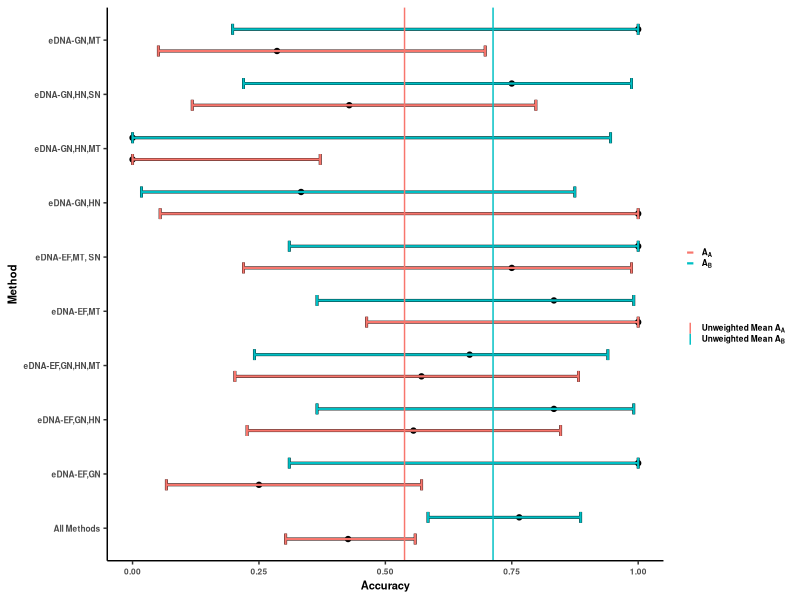
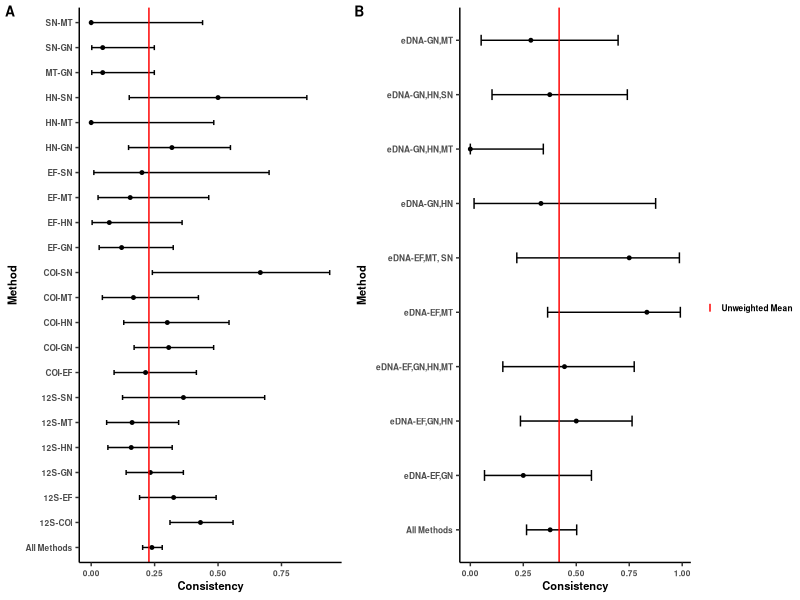

Here is the R script that generated these plots, in order:
# Accuracy_Consistency Function ----
# This function is from Bonk et al. (2026) 
# Github: https://github.com/EricABonk/eDNA-EF-Meta-Analysis
library(tidyverse)
all_all_not <- function(a, b) {  
  all <- intersect(a, b)
  all_not <- symdiff(a, b)
  # Create data frames with a single column for 'all' and 'all_not'
  all<- data.frame(Value = all)
  all_not <- data.frame(Value = all_not)
  # Print the lengths of the data frames
  all<-(nrow(all))
  all_not <-(nrow(all_not))
  data.frame(all=all, not=all_not)
}
Accuracy_Consistency<- function(a, b, column_name, conf.level = 0.95) {
  # Check if the specified column is empty in either data frame
  if (all(is.na(unique(a[[column_name]]))) || all(is.na(unique(b[[column_name]])))) {
    print("The specified column is empty in one or both data frames. Comparing entire data frames.")
    result <- all_all_not(a, b)
    consistency <- sum(result$all) / (sum(result$all) + sum(result$not))
    ci_consistency <- prop.test(sum(result$all), sum(result$all) + sum(result$not), conf.level = conf.level)$conf.int
    ci_lower <- ci_consistency[1]
    ci_upper <- ci_consistency[2]
    accuracy <- sum(result$all) / nrow(a)
    result$Consistency <- consistency
    result$Consistency_Lower <- ci_lower
    result$Consistency_Upper <- ci_upper
    result$Accuracy <- accuracy
    acc_ci <- prop.test(sum(result$all), nrow(a), conf.level = conf.level)$conf.int
    result$Accuracy_Lower <- acc_ci[1]
    result$Accuracy_Upper <- acc_ci[2]
    return(result)
  }
  
  # Get unique values of the specified column from both data frames
  values_a <- unique(a[[column_name]])
  values_b <- unique(b[[column_name]])
  
  # Initialize lists to store subsets
  subsets_a <- list()
  subsets_b <- list()
  
  # Create subsets for data frame 'a'
  for (value in values_a) {
    subset_a <- subset(a, a[[column_name]] == value)
    subsets_a[[as.character(value)]] <- subset_a
  }
  
  # Create subsets for data frame 'b'
  for (value in values_b) {
    subset_b <- subset(b, b[[column_name]] == value)
    subsets_b[[as.character(value)]] <- subset_b
  }
  
  # Initialize a list to store results
  results <- list()
  
  # Apply 'all_all_not' function to each pair of non-empty subsets
  for (value in names(subsets_a)) {
    if (!is.null(subsets_a[[value]]) && !is.null(subsets_b[[value]])) {
      print(paste("Processing value:", value))
      result <- all_all_not(subsets_a[[value]], subsets_b[[value]])
      consistency <- sum(result$all) / (sum(result$all) + sum(result$not))
      ci_consistency <- prop.test(sum(result$all), sum(result$all) + sum(result$not), conf.level = conf.level)$conf.int
      ci_lower_consistency <- ci_consistency[1]
      ci_upper_consistency <- ci_consistency[2]
      accuracy <- sum(result$all) / nrow(subsets_a[[value]])
      result$Consistency <- consistency
      result$Consistency_Lower <- ci_lower_consistency
      result$Consistency_Upper <- ci_upper_consistency
      result$Accuracy <- accuracy
      acc_ci <- prop.test(sum(result$all), nrow(subsets_a[[value]]), conf.level = conf.level)$conf.int
      result$Accuracy_Lower <- acc_ci[1]
      result$Accuracy_Upper <- acc_ci[2]
      results[[value]] <- result
    }
  }
  
  # Combine results into a single data frame
  if (length(results) > 0) {
    df <- do.call(rbind, results)
    df <- data.frame(Variable = row.names(df), df, row.names = NULL)
    return(df)
  } else {
    print("No non-empty subsets found.")
    return(NULL)
  }
}


# By method----
library(readxl)

# Add 12S-COI comparison 
eDNA<-read_excel("Data/12S Data.xlsx")
eDNA$Method<-"12S-COI"
Trad<-read_excel("Data/COI Data.xlsx")
Trad$Method<-"12S-COI"
colnames(eDNA)[colnames(eDNA) == "value"] <- "Value"
colnames(Trad)[colnames(Trad) == "value"] <- "Value"
colnames(Trad)[colnames(Trad) == "variable"] <- "Sample"
colnames(eDNA)[colnames(eDNA) == "variable"] <- "Sample"
eDNA_12S<-eDNA
Trad_COI<-Trad
eDNA <-eDNA[eDNA $Value >= 1, ]
eDNA$Value[eDNA $Value>1]<-1
Trad<-Trad[Trad$Value >= 1, ]
Trad$Value[Trad$Value>1]<-1
Accuracy_Consistency(Trad,eDNA,"Method")
by_method_12S_COI<-Accuracy_Consistency(eDNA, Trad, "Method")

eDNA<-read_excel("Data/eDNA.xlsx")
Trad<-read_excel("Data/Trad.xlsx")
eDNA<-combine(eDNA,eDNA_12S) # Needed to add 12s-COI 
Trad<-combine(Trad,Trad_COI) #Needed to add 12s-COI 

eDNA <-eDNA[eDNA $Value >= 1, ]
eDNA$Value[eDNA $Value>1]<-1
Trad<-Trad[Trad$Value >= 1, ]
Trad$Value[Trad$Value>1]<-1
unique(Trad$Value)

Accuracy_Consistency(eDNA,Trad,"Method")
by_method<-Accuracy_Consistency(eDNA, Trad, "Method")
Overall<-Accuracy_Consistency(eDNA, Trad,"")
Overall$Variable<-" All Methods"

c<-combine(by_method, Overall)
c2<-c
mean_con<-mean(by_method$Consistency)

CON_Plot<-ggplot(c, aes(x = Consistency, y = Variable)) +
  geom_point(size = 1) +
  geom_errorbarh(aes(xmin = `Consistency_Lower`, xmax = `Consistency_Upper`), height = 0.2) +
  geom_vline(aes(xintercept = mean_con,  linetype = "Unweighted Mean"),color = "red")+
  labs(x = "Consistency", y = "Method") +
  theme_classic()+
  theme(legend.text =element_text(size = 6,face = "bold"))+
  theme(legend.key.size = unit(.2, 'cm')) + 
  theme(legend.title = element_text(size = 6,face = "bold"))+
  guides(linetype = guide_legend(title = ""))+
  theme(axis.text.x = element_text(size=6,face="bold"))+
  theme(axis.title = element_text(size = 8,face="bold"))+
  theme(axis.text.y = element_text(size=6,face="bold"))

mean_acc<-mean(by_method$Accuracy)

ACC_plot<-ggplot(c, aes(x = Accuracy, y = Variable)) +
  geom_point(size = 1) +
  geom_errorbarh(aes(xmin = `Accuracy_Lower`, xmax = `Accuracy_Upper`), height = 0.2) +
  geom_vline(aes(xintercept = mean_acc, linetype = "Unweighted Mean"), color = "red")+
  labs(x = "Accuracy", y = "Method") +
  theme_classic()+
  theme(legend.text =element_text(size = 6,face = "bold"))+
  theme(legend.key.size = unit(.2, 'cm')) + 
  theme(legend.title = element_text(size = 6,face = "bold"))+
  guides(linetype = guide_legend(title = ""))+
  theme(axis.text.x = element_text(size=6,face="bold"))+
  theme(axis.title = element_text(size = 8,face="bold"))+
  theme(axis.text.y = element_text(size=6,face="bold"))


by_method2<-Accuracy_Consistency(Trad,eDNA, "Method")
Overall2<-Accuracy_Consistency(Trad,eDNA,"") 
Overall2$Variable<-" All Methods"
c2<-combine(by_method2, Overall2)
c$A_Type <- paste0("AA")
c2$A_Type <- paste0("AB")
mean_acc2<-mean(by_method2$Accuracy)



diff<-c$Accuracy-c2$Accuracy
c_diff<-data.frame(Variable=c$Variable, diff=(diff))
a<-c_diff

P1<-ggplot(c, aes(x = Accuracy, y = Variable)) +
  geom_point(position = position_nudge(y = -0.2)) +
  geom_point(data = c2,aes(x = Accuracy, y = Variable),position = position_nudge(y = 0.2)) +
  
  geom_errorbarh(aes(xmin = `Accuracy_Lower`, xmax = `Accuracy_Upper`), color="black",height = 0.2, size=1, position = position_nudge(y = -0.2)) +
  
  geom_errorbarh(data = c2, aes(xmin = `Accuracy_Lower`, xmax = `Accuracy_Upper`),color="black", size=1, height = 0.2,position = position_nudge(y = 0.2)) +
  
  
  
  geom_errorbarh(aes(xmin = `Accuracy_Lower`, xmax = `Accuracy_Upper`,color=A_Type), height = 0.2,position = position_nudge(y = -0.2)) +
  geom_point(data = c2,aes(x = Accuracy, y = Variable),size =0.75,position = position_nudge(y = 0.2)) +
  geom_errorbarh(data = c2, aes(xmin = `Accuracy_Lower`, xmax = `Accuracy_Upper`,color=A_Type),size =0.75, height = 0.2,position = position_nudge(y = 0.2)) +
  scale_linetype_manual(
    values = c("AA" = "solid", "AB" = "solid"),
    labels = c(bquote(bold("Unweighted Mean A"[A])), bquote(bold("Unweighted Mean A"[B])))
  )  +
  scale_color_manual(
    values = c("AA"="#f8766d", "AB"="#00bfc4"),
    labels = c(bquote(bold(A[A])), bquote(bold(A[B])))
  )+
  
  geom_vline(aes(xintercept = mean_acc, linetype = "AA"), color = "#f8766d")+
  geom_vline(aes(xintercept = mean_acc2, linetype = "AB"), color = "#00bfc4")+
  labs(x = "Accuracy", y = "Method") +
  theme_classic()+
  theme(legend.text =element_text(size = 6,face = "bold"))+
  theme(legend.key.size = unit(.2, 'cm')) + 
  guides(linetype = guide_legend(title = ""))+
  theme(axis.text.x = element_text(size=6,face="bold"))+
  theme(axis.title = element_text(size = 8,face="bold"))+
  theme(axis.text.y = element_text(size=6,face="bold"))+
  guides(colour = guide_legend(title = "", ncol = 1))
  


library(ggpubr)
# Summary stats and plots----
S12<-by_method
S12<-by_method%>% filter(Variable %in% c("12S-EF","12S-HN","12S-SN","12S-MT","12S-GN"))
COI<-by_method%>% filter(Variable %in% c("COI-EF","COI-HN","COI-SN","COI-MT","COI-GN"))
S12$eDNA<-"12S"
COI$eDNA<-"COI"

f<-combine(S12,COI)


g<-ggplot(f, aes(x=eDNA,Consistency))+
  geom_bar(stat="summary")+
  stat_summary(fun.data = mean_se,  
               geom = "errorbar") +
  labs(y="Mean Consistency", x="Method")+
  theme_classic()+
  theme(legend.text =element_text(size = 6,face = "bold"))+
  theme(legend.key.size = unit(.2, 'cm')) + 
  theme(legend.title = element_text(size = 6,face = "bold"))+
  guides(colour = guide_legend(title = "Method",ncol = 1))+
  theme(axis.text.x = element_text(size=6,face="bold"))+
  theme(axis.title = element_text(size = 8,face="bold"))+
  theme(axis.text.y = element_text(size=6,face="bold"))

g2<-ggplot(f, aes(x=eDNA,Accuracy))+
  geom_bar(stat="summary")+
  stat_summary(fun.data = mean_se,  
               geom = "errorbar") +
  labs(y="Mean Accuracy", x="Method")+
  theme_classic()+
  theme(legend.text =element_text(size = 6,face = "bold"))+
  theme(legend.key.size = unit(.2, 'cm')) + 
  theme(legend.title = element_text(size = 6,face = "bold"))+
  guides(colour = guide_legend(title = "Method",ncol = 1))+
  theme(axis.text.x = element_text(size=6,face="bold"))+
  theme(axis.title = element_text(size = 8,face="bold"))+
  theme(axis.text.y = element_text(size=6,face="bold"))
x<-data.frame(eDNA=c("12S","COI"), Congruency=c(2,3))
g3<-ggplot(x, aes(x=eDNA,Congruency))+
  geom_bar(stat="summary")+
  stat_summary(fun.data = mean_se,  
               geom = "errorbar") +
  labs(y="Number of Methods Congruent With", x="Method")+
  theme_classic()+
  theme(legend.text =element_text(size = 6,face = "bold"))+
  theme(legend.key.size = unit(.2, 'cm')) + 
  theme(legend.title = element_text(size = 6,face = "bold"))+
  guides(colour = guide_legend(title = "Method",ncol = 1))+
  theme(axis.text.x = element_text(size=6,face="bold"))+
  theme(axis.title = element_text(size = 8,face="bold"))+
  theme(axis.text.y = element_text(size=6,face="bold"))
p<-ggarrange(g,g2,g3,nrow=1, labels = c("A", "B","C"), font.label = list(size=10))
library(ggpubr)

# Combos methods ----
# We have to do this with the eDNA and Trad data frames that don't have the conventional-conventional methods the confidence intervals shrink when you include them due to repetition. 

eDNA<-read_excel("Data/eDNA.xlsx")
Trad<-read_excel("Data/Trad.xlsx")
eDNA<- eDNA%>% filter(Method %in% c("12S-EF","12S-HN", "12S-SN","12S-MT","12S-GN","COI-EF","COI-HN", "COI-SN","COI-MT","COI-GN"))
Trad<- Trad%>% filter(Method %in% c("12S-EF","12S-HN", "12S-SN","12S-MT","12S-GN","COI-EF","COI-HN", "COI-SN","COI-MT","COI-GN"))
eDNA$Sample[eDNA$Sample=="08-07-23 - SunC-REF"] <- "eDNA-EF,GN,HN"
eDNA$Sample[eDNA$Sample=="09-07-23 - SunC-REF"] <- "eDNA-GN,HN,MT"
eDNA$Sample[eDNA$Sample=="08-07-23 - SunC-EXP"] <- "eDNA-EF,GN,HN,MT"
eDNA$Sample[eDNA$Sample=="10-07-23 - KC-EXP"] <- "eDNA-EF,MT"
eDNA$Sample[eDNA$Sample=="11-07-23 - KC-REF"] <- "eDNA-EF,MT, SN"
eDNA$Sample[eDNA$Sample=="12-07-23 - SunC-FF"] <- "eDNA-EF,GN"
eDNA$Sample[eDNA$Sample=="09-07-23 - SunC-EXP"] <- "eDNA-GN,HN,SN"
eDNA$Sample[eDNA$Sample=="12-07-23 - RJ-POND"] <- "eDNA-GN,MT"
eDNA$Sample[eDNA$Sample=="12-07-23 - HC-REF"] <- "eDNA-EF,GN,HN"
eDNA$Sample[eDNA$Sample=="13-07-23 - HC-REF"] <- "eDNA-GN,HN"


Trad$Sample[Trad$Sample=="08-07-23 - SunC-REF"] <- "eDNA-EF,GN,HN"
Trad$Sample[Trad$Sample=="09-07-23 - SunC-REF"] <- "eDNA-GN,HN,MT"
Trad$Sample[Trad$Sample=="08-07-23 - SunC-EXP"] <- "eDNA-EF,GN,HN,MT"
Trad$Sample[Trad$Sample=="10-07-23 - KC-EXP"] <- "eDNA-EF,MT"
Trad$Sample[Trad$Sample=="11-07-23 - KC-REF"] <- "eDNA-EF,MT, SN"
Trad$Sample[Trad$Sample=="12-07-23 - SunC-FF"] <- "eDNA-EF,GN"
Trad$Sample[Trad$Sample=="09-07-23 - SunC-EXP"] <- "eDNA-GN,HN,SN"
Trad$Sample[Trad$Sample=="12-07-23 - RJ-POND"] <- "eDNA-GN,MT"
Trad$Sample[Trad$Sample=="12-07-23 - HC-REF"] <- "eDNA-EF,GN,HN"
Trad$Sample[Trad$Sample=="13-07-23 - HC-REF"] <- "eDNA-GN,HN"


eDNA <-eDNA[eDNA $Value >= 1, ]
eDNA$Value[eDNA $Value>1]<-1
Trad<-Trad[Trad$Value >= 1, ]
Trad$Value[Trad$Value>1]<-1


eDNA<-subset(eDNA, select=-c(Method))
Trad<-subset(Trad, select=-c(Method))

eDNA<-eDNA[!duplicated(eDNA), ]
Trad<-Trad[!duplicated(Trad), ]
by_method2<-Accuracy_Consistency(eDNA, Trad, "Sample")



Overall2<-Accuracy_Consistency(eDNA, Trad,"")
Overall2$Variable<-" All Methods"
c2<-combine(by_method2, Overall2)

mean_con2<-mean(by_method2$Consistency)


CON_Plot_Combo<-ggplot(c2, aes(x = Consistency, y = Variable)) +
  geom_point(size = 1) +
  geom_errorbarh(aes(xmin = `Consistency_Lower`, xmax = `Consistency_Upper`), height = 0.2) +
  geom_vline(aes(xintercept = mean_con2,  linetype = "Unweighted Mean"),color = "red")+
  labs(x = "Consistency", y = "Method") +
  theme_classic()+
  theme(legend.text =element_text(size = 6,face = "bold"))+
  theme(legend.key.size = unit(.2, 'cm')) + 
  theme(legend.title = element_text(size = 6,face = "bold"))+
  guides(linetype = guide_legend(title = ""))+
  theme(axis.text.x = element_text(size=6,face="bold"))+
  theme(axis.title = element_text(size = 8,face="bold"))+
  theme(axis.text.y = element_text(size=6,face="bold"))

mean_acc3<-mean(by_method2$Accuracy)

ACC_plot_Combo<-ggplot(c2, aes(x = Accuracy, y = Variable)) +
  geom_point(size = 1) +
  geom_errorbarh(aes(xmin = `Accuracy_Lower`, xmax = `Accuracy_Upper`), height = 0.2) +
  geom_vline(aes(xintercept = mean_acc3, linetype = "Unweighted Mean"), color = "red")+
  labs(x = "Accuracy", y = "Method") +
  theme_classic()+
  theme(legend.text =element_text(size = 6,face = "bold"))+
  theme(legend.key.size = unit(.2, 'cm')) + 
  theme(legend.title = element_text(size = 6,face = "bold"))+
  guides(linetype = guide_legend(title = ""))+
  theme(axis.text.x = element_text(size=6,face="bold"))+
  theme(axis.title = element_text(size = 8,face="bold"))+
  theme(axis.text.y = element_text(size=6,face="bold"))
library(ggpubr)



by_method4<-Accuracy_Consistency(Trad,eDNA, "Sample")
Overall4<-Accuracy_Consistency(Trad,eDNA,"")
Overall4$Variable<-" All Methods"
c4<-combine(by_method4, Overall4)
c2$A_Type <- paste0("AA")
c4$A_Type <- paste0("AB")
mean_acc4<-mean(by_method4$Accuracy)
P2<-ggplot(c2, aes(x = Accuracy, y = Variable)) +
  geom_point(position = position_nudge(y = -0.2)) +
  geom_point(data = c4,aes(x = Accuracy, y = Variable),position = position_nudge(y = 0.2)) +
  geom_errorbarh(data = c4, aes(xmin = `Accuracy_Lower`, xmax = `Accuracy_Upper`), color="black",height = 0.2,position = position_nudge(y = 0.2), size=1) +
  
  geom_errorbarh(data=c2,aes(xmin = `Accuracy_Lower`, xmax = `Accuracy_Upper`,color=A_Type), height = 0.2,position = position_nudge(y = -0.2), size=1, color="black") +
  
  geom_errorbarh(aes(xmin = `Accuracy_Lower`, xmax = `Accuracy_Upper`,color=A_Type), height = 0.2,position = position_nudge(y = -0.2),size =0.75) +
  
   geom_errorbarh(data = c4, aes(xmin = `Accuracy_Lower`, xmax = `Accuracy_Upper`,color=A_Type), size =0.75,height = 0.2,position = position_nudge(y = 0.2)) +
  
  scale_linetype_manual(
    values = c("AA" = "solid", "AB" = "solid"),
    labels = c(bquote(bold("Unweighted Mean A"[A])), bquote(bold("Unweighted Mean A"[B])))
  )  +
  scale_color_manual(
    values = c("AA"="#f8766d", "AB"="#00bfc4"),
    labels = c(bquote(bold(A[A])), bquote(bold(A[B])))
  )+
  
  geom_vline(aes(xintercept = mean_acc3, linetype = "AA"), color = "#f8766d")+
  geom_vline(aes(xintercept = mean_acc4, linetype = "AB"), color = "#00bfc4")+
  labs(x = "Accuracy", y = "Method") +
  theme_classic()+
  theme(legend.text =element_text(size = 6,face = "bold"))+
  theme(legend.key.size = unit(.2, 'cm')) + 
  guides(linetype = guide_legend(title = ""))+
  theme(axis.text.x = element_text(size=6,face="bold"))+
  theme(axis.title = element_text(size = 8,face="bold"))+
  theme(axis.text.y = element_text(size=6,face="bold"))+
  guides(colour = guide_legend(title = "", ncol = 1))



P2





# Consistency plot

Consistency_plot<-ggarrange(CON_Plot,CON_Plot_Combo,labels = c("A", "B"), font.label = list(size=10), nrow = 1, common.legend = TRUE, legend = "right")
Consistency_plot
Accuracy_plot<-ggarrange(ACC_plot,ACC_plot_Combo,labels = c("A", "B"), font.label = list(size=10), nrow = 1, common.legend = TRUE, legend = "right")


Accuracy_plot<-ggarrange(P1,ACC_plot_Combo,labels = c("A", "B"), font.label = list(size=10), nrow = 1, legend = "right")
Accuracy_plot<-ggarrange(P1,P2,labels = c("A", "B"), font.label = list(size=10), nrow = 1, legend = "right", common.legend = TRUE)
0.367/0.102


0.538/0.367








# Summary stats
individual<-data.frame(Accuracy=mean(by_method$Accuracy),Consistency=mean( by_method$Consistency))
individual$test<-"Individual"
Combo<-data.frame(Accuracy=mean(by_method2$Accuracy),Consistency=mean( by_method2$Consistency))
Combo$test<-"Combinations"
j<-combine(individual,Combo)




g<-ggplot(j, aes(x=test,Consistency))+
  geom_bar(stat="summary")+
  stat_summary(fun.data = mean_se,  
               geom = "errorbar") +
  labs(y="Mean Consistency", x="Comparison")+
  theme_classic()+
  theme(legend.text =element_text(size = 6,face = "bold"))+
  theme(legend.key.size = unit(.2, 'cm')) + 
  theme(legend.title = element_text(size = 6,face = "bold"))+
  guides(colour = guide_legend(title = "Method",ncol = 1))+
  theme(axis.text.x = element_text(size=6,face="bold"))+
  theme(axis.title = element_text(size = 8,face="bold"))+
  theme(axis.text.y = element_text(size=6,face="bold"))

g2<-ggplot(j, aes(x=test,Accuracy))+
  geom_bar(stat="summary")+
  stat_summary(fun.data = mean_se,  
               geom = "errorbar") +
  labs(y="Mean Accuracy", x="Comparison")+
  theme_classic()+
  theme(legend.text =element_text(size = 6,face = "bold"))+
  theme(legend.key.size = unit(.2, 'cm')) + 
  theme(legend.title = element_text(size = 6,face = "bold"))+
  guides(colour = guide_legend(title = "Method",ncol = 1))+
  theme(axis.text.x = element_text(size=6,face="bold"))+
  theme(axis.title = element_text(size = 8,face="bold"))+
  theme(axis.text.y = element_text(size=6,face="bold"))

x<-data.frame(eDNA=c("eDNA","Conventional"), Congruency=c(5,1))
g3<-ggplot(x, aes(x=eDNA,Congruency))+
  geom_bar(stat="summary")+
  stat_summary(fun.data = mean_se,  
               geom = "errorbar") +
  labs(y="Number of Methods Congruent With", x="Method")+
  theme_classic()+
  theme(legend.text =element_text(size = 6,face = "bold"))+
  theme(legend.key.size = unit(.2, 'cm')) + 
  theme(legend.title = element_text(size = 6,face = "bold"))+
  guides(colour = guide_legend(title = "Method",ncol = 1))+
  theme(axis.text.x = element_text(size=6,face="bold"))+
  theme(axis.title = element_text(size = 8,face="bold"))+
  theme(axis.text.y = element_text(size=6,face="bold"))
p<-ggarrange(g,g2,g3,nrow=1, labels = c("A", "B","C"), font.label = list(size=10))





# 12S and COI ----
# Rough code, since 12S-COI comparison had to be added to analysis after the fact
eDNA<-read_excel("Data/12S Data.xlsx")
eDNA$Method<-"12S-COI"

Trad<-read_excel("Data/COI Data.xlsx")
Trad$Method<-"12S-COI"


colnames(eDNA)[colnames(eDNA) == "value"] <- "Value"
colnames(Trad)[colnames(Trad) == "value"] <- "Value"
colnames(Trad)[colnames(Trad) == "variable"] <- "Sample"
colnames(eDNA)[colnames(eDNA) == "variable"] <- "Sample"

eDNA_12S<-eDNA
Trad_COI<-Trad
eDNA <-eDNA[eDNA $Value >= 1, ]
eDNA$Value[eDNA $Value>1]<-1
Trad<-Trad[Trad$Value >= 1, ]
Trad$Value[Trad$Value>1]<-1

Accuracy_Consistency(Trad,eDNA,"Method")
by_method_12S_COI<-Accuracy_Consistency(eDNA, Trad, "Method")

Accuracy_Consistency(Trad,eDNA, "Method")

# 12S vs all 
Trad<-read_excel("Data/Traditional Data.xlsx")
eDNA<-read_excel("Data/12S Data.xlsx")
eDNA$Method<-"12S-All Trad"


Trad$Method<-"12S-All Trad"


colnames(eDNA)[colnames(eDNA) == "value"] <- "Value"
colnames(Trad)[colnames(Trad) == "Count"] <- "Value"
colnames(Trad)[colnames(Trad) == "Date_site"] <- "Sample"
colnames(eDNA)[colnames(eDNA) == "variable"] <- "Sample"
eDNA<-subset(eDNA, select=-c(Method))
Trad<-subset(Trad, select=-c(Method))
eDNA <-eDNA[eDNA $Value >= 1, ]
eDNA$Value[eDNA $Value>1]<-1
Trad<-Trad[Trad$Value >= 1, ]
Trad$Value[Trad$Value>1]<-1
Accuracy_Consistency(eDNA, Trad, "")
Accuracy_Consistency(Trad,eDNA,"")


# COI 
Trad<-read_excel("Data/Traditional Data.xlsx")
eDNA<-read_excel("Data/COI Data.xlsx")
eDNA$Method<-"COI-All Trad"


Trad$Method<-"COI-All Trad"


colnames(eDNA)[colnames(eDNA) == "value"] <- "Value"
colnames(Trad)[colnames(Trad) == "Count"] <- "Value"
colnames(Trad)[colnames(Trad) == "Date_site"] <- "variable"

eDNA <-eDNA[eDNA $Value >= 1, ]
eDNA$Value[eDNA $Value>1]<-1
Trad<-Trad[Trad$Value >= 1, ]
Trad$Value[Trad$Value>1]<-1
Accuracy_Consistency(eDNA, Trad, "Method")
Accuracy_Consistency(Trad,eDNA,"Method")
45.161-58.065
